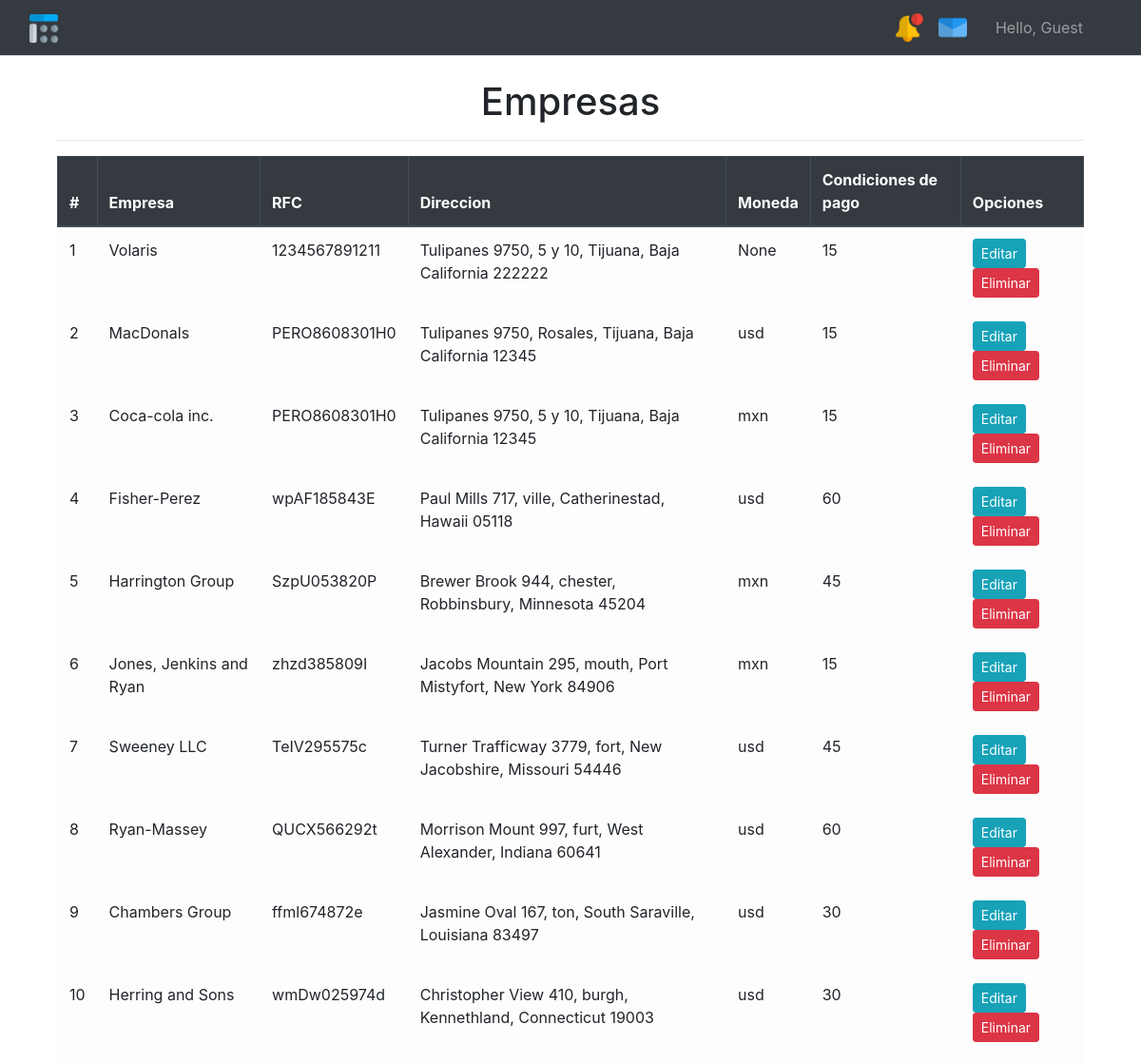
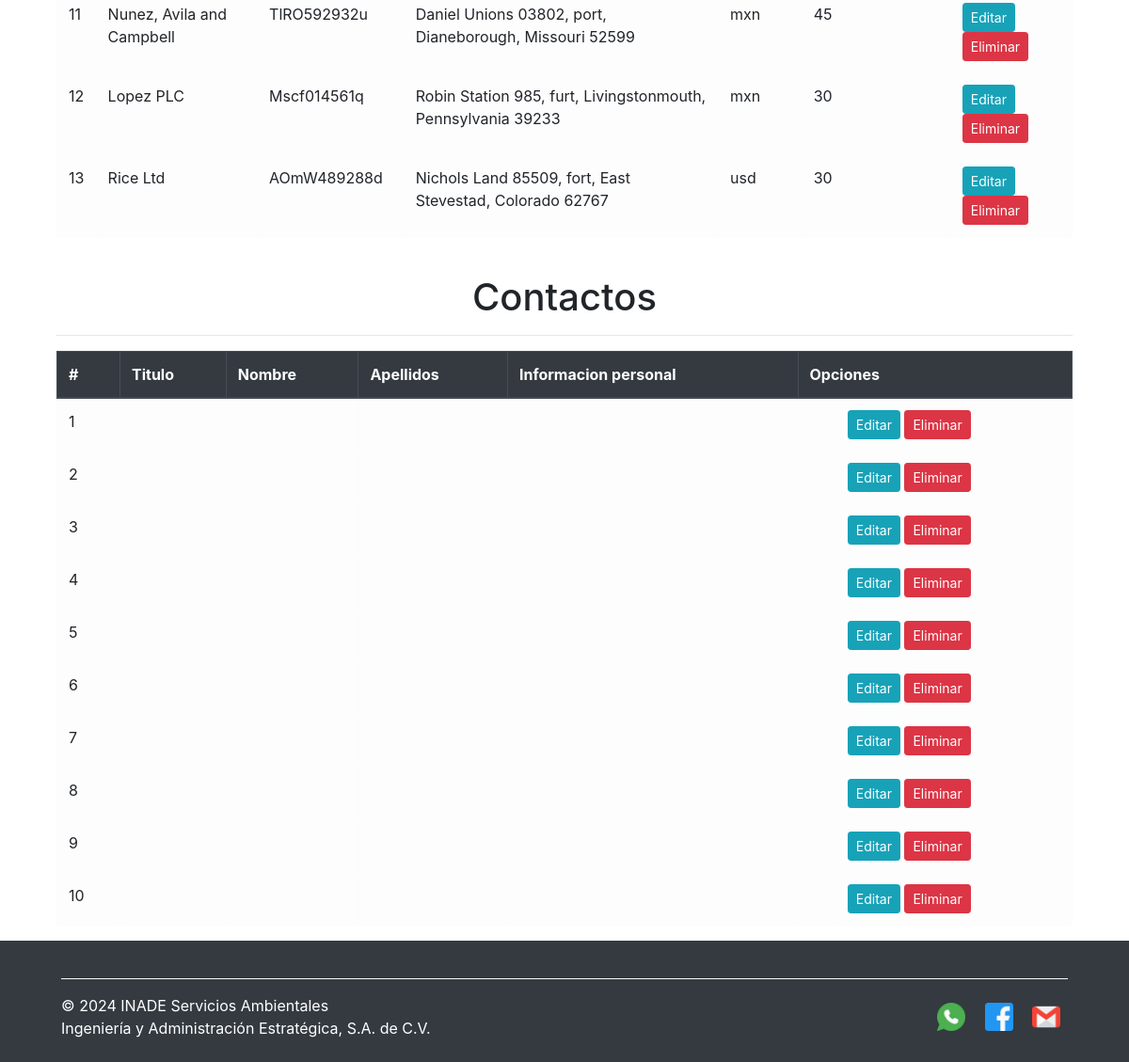
The app's page /empresas-contactos/ with its own data (2 pictures, top to bottom).
### accounts/models.py (models this page shows)
class Empresa(models.Model):
    id = models.AutoField(primary_key=True)
    nombre_empresa = models.CharField(max_length=100, null=False, blank=False)
    rfc = models.CharField(max_length=50, null=False, blank=True)
    direccion = models.OneToOneField(Direccion, on_delete=models.CASCADE, null=True, blank=True)
    tipo_moneda = [
        ('mxn', 'MXN - Moneda Nacional Mexicana'),
        ('usd', 'USD - Dolar Estadunidense')
    ]
    moneda = models.CharField(max_length=10, choices=tipo_moneda, blank=True, null=True)
    condiciones_pago = models.CharField(max_length=200, null=False, blank=True, default='15')

class Direccion(models.Model):
    id = models.AutoField(primary_key=True)
    calle = models.CharField(max_length=50, null=False, blank=False)
    numero = models.CharField(max_length=50, null=False, blank=False)
    colonia = models.CharField(max_length=100, null=False, blank=False)
    ciudad = models.CharField(max_length=100, null=False, blank=False)
    codigo = models.CharField(max_length=6, null=False, blank=False)
    estado = models.CharField(max_length=100, null=False, blank=False)
    def __str__(self):
        return f"{self.calle} {self.numero}, {self.colonia}, {self.ciudad}, {self.estado} {self.codigo}"

class Prospecto(models.Model):
    persona = models.OneToOneField(Persona, on_delete=models.CASCADE, related_name='prospecto')

### accounts/vistas/views_empresas_contactos.py (the view)
# urls.py: path('empresas-contactos/',views_empresas_contactos.empresa_cont_list, name='empresas_cont_list'),
def empresa_cont_list(request):
    empresas = Empresa.objects.all()
    contactos = Prospecto.objects.all()
    return render(request, "accounts/empresas/dashboard_admin_empresas_contactos.html",
        {"empresas": empresas,
        'contactos':contactos})

### accounts/templates/accounts/empresas/dashboard_admin_empresas_contactos.html (shortened to what this page needs)
{% extends 'accounts/base_dashboard.html' %}
{% load static %}
{% block content %}
<div class="container mt-4">
    <div class="row">
        <div class="col">
            <h1 class="text-center">Empresas</h1>
            <hr />
        </div>
    </div>
    <div class="row">
        <div class="col" style="position: relative; z-index: 1;">
            <table class="table table-hover table-light table-bordered" >
                <thead class="thead-dark">
                    <tr>
                        <th>#</th>
                        <th>Empresa</th>
                        <th>RFC</th>
                        <th>Direccion</th>
                        <th>Moneda</th>
                        <th>Condiciones de pago</th>
                        <th colspan="2">Opciones</th>
                    </tr>
                </thead>
                <tbody>
                    {% for e in empresas %}
                    <tr>
                        <td>{{ forloop.counter }}</td>
                        <td>{{ e.nombre_empresa }}</td>
                        <td>{{ e.rfc }}</td>
                        <td>{{ e.direccion }}</td>
                        <td>{{ e.moneda }}</td>
                        <td>{{ e.condiciones_pago }}</td>
                        <td>
                            <a href="{% url 'empresa_edit' e.id %}" class="btn btn-info btn-sm">Editar</a>
                            <a href="{% url 'empresa_delete' e.id %}" class="btn btn-danger btn-sm">Eliminar</a>
                        </td>
                    </tr>
                    {% endfor %}
                </tbody>
            </table>
        </div>
    </div>
</div>
<div class="container mt-4">
    <div class="row">
        <div class="col">
            <h1 class="text-center">Contactos</h1>
            <hr />
        </div>
    </div>
    <div class="row">
        <div class="col" style="position: relative; z-index: 1;">
            <table class="table table-hover table-light table-bordered" >
                <thead class="thead-dark">
                    <tr>
                        <th>#</th>
                        <th>Titulo</th>
                        <th>Nombre</th>
                        <th>Apellidos</th>
                        <th>Informacion personal</th>
                        <th colspan="2">Opciones</th>
                    </tr>
                </thead>
                <tbody>
                    {% for c in contactos %}
                    <tr>
                        <td>{{ forloop.counter }}</td>
                        <td>{{ c.nombre }}</td>
                        <td>{{ c.apellidos }}</td>
                        <td>{{ c.titulo }}</td>
                        <td>{{ c.informacion_contacto }}</td>
                        <td>{{ c.condiciones_pago }}</td>
                        <td>
                            <a href="{% url 'contacto_edit' c.id %}" class="btn btn-info btn-sm">Editar</a>
                            <a href="{% url 'contacto_delete' c.id %}" class="btn btn-danger btn-sm">Eliminar</a>
                        </td>
                    </tr>
                    {% endfor %}
                </tbody>
            </table>
        </div>
    </div>
</div>
{% endblock %}

### accounts/static/css/estilosdashboard.css (style rules this page uses)
html, body { height: 100%; margin: 0; }

### records on screen
Empresa: nombre_empresa "Volaris", rfc "1234567891211", direccion "Tulipanes 9750, 5 y 10, Tijuana, Baja California 222222", moneda "None", condiciones_pago "15"
Empresa: nombre_empresa "MacDonals", rfc "PERO8608301H0", direccion "Tulipanes 9750, Rosales, Tijuana, Baja California 12345", moneda "usd", condiciones_pago "15"
Empresa: nombre_empresa "Coca-cola inc.", rfc "PERO8608301H0", direccion "Tulipanes 9750, 5 y 10, Tijuana, Baja California 12345", moneda "mxn", condiciones_pago "15"
Empresa: nombre_empresa "Fisher-Perez", rfc "wpAF185843E", direccion "Paul Mills 717, ville, Catherinestad, Hawaii 05118", moneda "usd", condiciones_pago "60"
Empresa: nombre_empresa "Harrington Group", rfc "SzpU053820P", direccion "Brewer Brook 944, chester, Robbinsbury, Minnesota 45204", moneda "mxn", condiciones_pago "45"
Empresa: nombre_empresa "Jones, Jenkins and Ryan", rfc "zhzd385809I", direccion "Jacobs Mountain 295, mouth, Port Mistyfort, New York 84906", moneda "mxn", condiciones_pago "15"
Empresa: nombre_empresa "Sweeney LLC", rfc "TeIV295575c", direccion "Turner Trafficway 3779, fort, New Jacobshire, Missouri 54446", moneda "usd", condiciones_pago "45"
Empresa: nombre_empresa "Ryan-Massey", rfc "QUCX566292t", direccion "Morrison Mount 997, furt, West Alexander, Indiana 60641", moneda "usd", condiciones_pago "60"
Empresa: nombre_empresa "Chambers Group", rfc "ffml674872e", direccion "Jasmine Oval 167, ton, South Saraville, Louisiana 83497", moneda "usd", condiciones_pago "30"
Empresa: nombre_empresa "Herring and Sons", rfc "wmDw025974d", direccion "Christopher View 410, burgh, Kennethland, Connecticut 19003", moneda "usd", condiciones_pago "30"
Empresa: nombre_empresa "Nunez, Avila and Campbell", rfc "TlRO592932u", direccion "Daniel Unions 03802, port, Dianeborough, Missouri 52599", moneda "mxn", condiciones_pago "45"
Empresa: nombre_empresa "Lopez PLC", rfc "Mscf014561q", direccion "Robin Station 985, furt, Livingstonmouth, Pennsylvania 39233", moneda "mxn", condiciones_pago "30"
Empresa: nombre_empresa "Rice Ltd", rfc "AOmW489288d", direccion "Nichols Land 85509, fort, East Stevestad, Colorado 62767", moneda "usd", condiciones_pago "30"

### other values on screen
{{ user.username|default:'Guest' }} "Guest"
